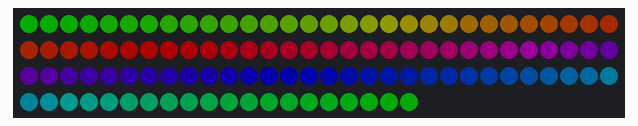
A program run on a simulated Raspberry Pi (BCM pin numbers). On the bench: 110 RGB LEDs in strip order, left to right, continuing on the next row. Dim RGB values are drawn brighter than linear.

Above: at 0.16 s.
At 2.89 s:
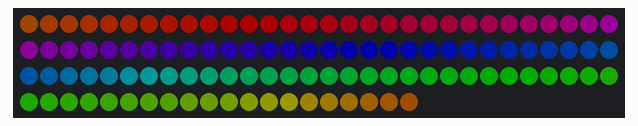
At 5.33 s:
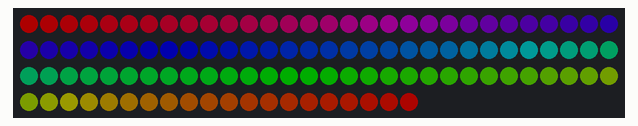
At 10.5 s:
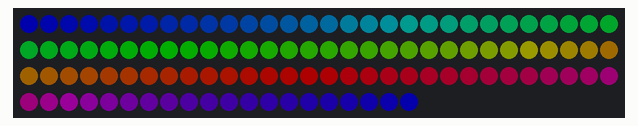
At 15.98 s:
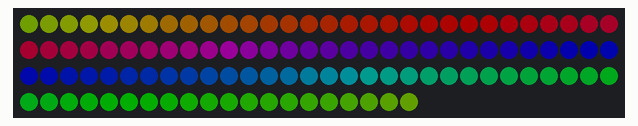
At 21.76 s:
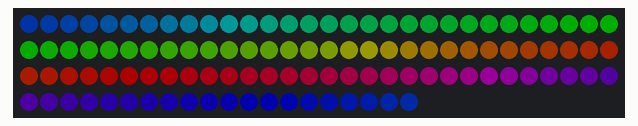

The program:

rainbow.py
```python
#!/usr/bin/env python
import board
import neopixel
import time

pixel_pin = board.D18

num_pixels = 110

ORDER = neopixel.GRB

pixels = neopixel.NeoPixel(pixel_pin, num_pixels, brightness=0.2, auto_write=False, pixel_order=ORDER)

def wheel(pos):
    # Input a value 0 to 255 to get a color value.
    # The colours are a transition r - g - b - back to r.
    if pos < 0 or pos > 255:
        r = g = b = 0
    elif pos < 85:
        r = int(pos * 3)
        g = int(255 - pos*3)
        b = 0
    elif pos < 170:
        pos -= 85
        r = int(255 - pos*3)
        g = 0
        b = int(pos*3)
    else:
        pos -= 170
        r = 0
        g = int(pos*3)
        b = int(255 - pos*3)
    return (r, g, b) if ORDER == neopixel.RGB or ORDER == neopixel.GRB else (r, g, b, 0)


def rainbow_cycle(wait):
    for j in range(255):
        for i in range(num_pixels):
            pixel_index = (i * 256 // num_pixels) + j
            pixels[i] = wheel(pixel_index & 255)
        pixels.show()
        time.sleep(wait)


while True:
   rainbow_cycle(0.001)    # rainbow cycle with 1ms delay per step
```
